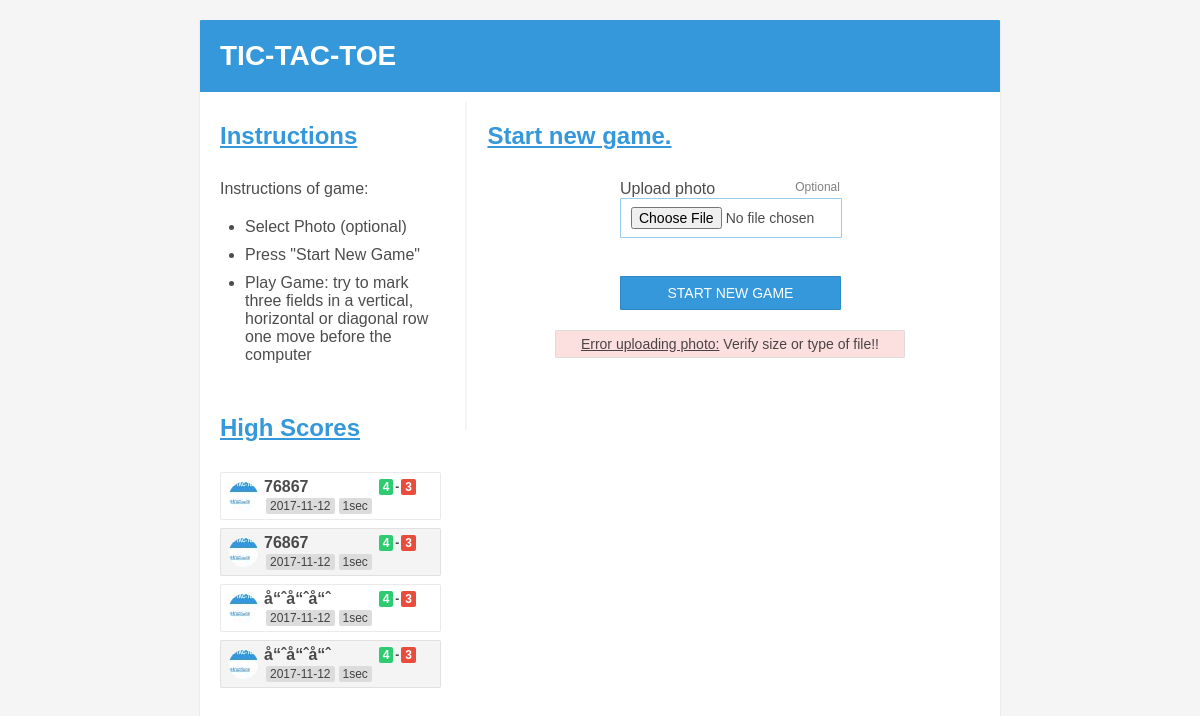
The page / on the database its author committed.
### tables this page shows
CREATE TABLE `user` (
  `id` int(36) NOT NULL,
  `name` varchar(255) NOT NULL COMMENT '用户名字（用户赢了或者输了之后输入）',
  `peoplestep` int(36) NOT NULL COMMENT '人走的步数',
  `computerstep` int(36) NOT NULL COMMENT '电脑走的步数',
  `headerimg` varchar(256) NOT NULL COMMENT '头像地址',
  `time` varchar(255) NOT NULL COMMENT '时间',
  `date` date NOT NULL COMMENT '当前日期',
  `status` int(11) NOT NULL COMMENT '1代表人赢了游戏，2代表电脑赢了游戏'
);

### sort.php (the view, shortened to what this page needs)
<?php
require_once 'config.php';
$mysqli =new mysqli($host,$user,$pwd,$db);
$sql="select * from user";
$res =$mysqli->query($sql);
$index =0;
while ($row=$res->fetch_array()){
    $index++;
    echo '<article class="score">'.
        '<h4 class="pos" style="background-image: url('.$row[4].')">'.$index.'</h4><h4 class="name-high">'.$row[1].' <span class="moves"><span>'.$row[2].'</span>-<span>'.$row[3].'</span></span></h4>'.
        '<p><span class="date-high">'.$row[6].'</span><span class="time-high">'.$row[5].'</span></p>'.
        '</article>';
}
?>

### index.php (shortened to what this page needs)
<!DOCTYPE html>
<html lang="en">
<head>
	<link rel="stylesheet" href="assets/css/style.css">
</head>
<body>
<section class="container-game">
	<article class="title-row">
		<h1>TIC-TAC-TOE</h1>
	</article>
	<article class="row initial-page">
		<article class="col">
			<article class="subtitle-row">
				<h2>Instructions</h2>
			</article>
			<article class="container-row">
				Instructions of game:
				<ul>
					<li>Select Photo (optional)</li>
					<li>Press "Start New Game"</li>
					<li>Play Game: try to mark three fields in a vertical, horizontal or diagonal row one move before the computer</li>
				</ul>
			</article>
			<article class="subtitle-row">
				<h2>High Scores</h2>
			</article>
			<article class="container-row high scroll">
				<article class="scroll-view">
			     <?php include "sort.php"; ?>
				</article>
		</article>
		</article>
		<article class="col border-line col-game-spacing">
            <article class="subtitle-row">
                <h2><?php if(isset($_COOKIE["headerimg"])) { ?>Playing game...<?php }else{ ?>Start new game.<?php } ?></h2>
            </article>
            <?php if(isset($_COOKIE["headerimg"])) { ?>
            <article class="container-row relative-pos-game">
                <article class="game">
                    <?php include 'game.php'?>
                </article>
            </article>
            <article class="container-row center form" id="confirmnames" style="display: none">
                <article class="form-win">
                    <form action="gameOperate.php" method="post" onsubmit="gameOperate.checkForm()">
                        <label for="nickname">Enter your Nickname </label>
                        <input id="nickname" type="text" name="name" placeholder="Nickname">
                        <input id="peoplestep" type="hidden" name="peoplestep" />
                        <input id="computerstep" type="hidden" name="computerstep" />
                        <input id="time" type="hidden" name="time" />
                        <input id="actionid" type="hidden" name="act" value="saveresult" />
                        <input type="submit" name="" id="" class="" value="Submit">
                    </form>
                    <article class="alert-spacing-error">
                        <article class="alert" id="nicknameerrorTips" style="display: none;"><span class="underline">Message:</span> Enter your nickname !!</article>
                    </article>
                </article>
                <br>
            </article>
            <div class="button-start">
                <a href="gameOperate.php?act=startnewgame"><button>START NEW GAME</button></a>
            </div>
            <?php }else{ ?>
			<article class="container-row form">
				<form  class="form-content" method="post" action="upload.php" enctype="multipart/form-data">
					<label for="photo">Upload photo <span class="optional right"> Optional </span></label>
					<input id="photo" type="file" name="photo"><br>
					<input type="submit" name="" id="" value="START NEW GAME">
				</form>
				<article class="alert-spacing-error">
					<article class="alert"><span class="underline">Error uploading photo:</span> Verify size or type of file!!</article>
				</article>
			</article>
            <?php } ?>
		</article>
</section>
</body>
</html>

### assets/css/style.css (style rules this page uses)
* { border: 0px; margin: 0px; padding: 0px; }
body { font-family: arial; background: rgba(245, 245, 245, 1); }
.container-game { width: 800px; height: 750px; margin: 20px auto; background: rgba(255, 255, 255, 1); box-shadow: 0px 1px 1px rgba(10, 10, 10, .4); border-radius: 1px; overflow: hidden; }
.title-row { background: rgba(52, 152, 219,1.0); color: rgba(255, 255, 255, 1); padding: 20px; }
.subtitle-row { color: rgba(52, 152, 219,1.0); padding: 20px 20px 10px; position: relative; }
.subtitle-row h2 { text-decoration: underline; }
.container-row { color: rgba(0, 0, 0,.7); padding: 0px 20px; }
h1 { font-size: 28px; }
h2 { padding-bottom: 20px; }
.row .col { display: inline-block; vertical-align: top; height: 328px; position: relative; }
form label, form input { display: block; }
form input, button { border: 1px solid rgba(52, 152, 219,.5); font-size: 14px; padding: 8px 10px; margin-bottom: 20px; max-width: 200px; width: 200px; border-radius: 1px; }
form input[type="submit"], button { border: 1px solid rgba(0, 0, 0,.1); background: rgba(52, 152, 219,1); color: rgba(255, 255, 255,1); cursor: pointer; max-width: 221px; width: 221px; }
.col-game-spacing { min-width: 525px; max-width: 525px; }
.form { position: relative; width: 350px; margin: 0 auto; }
.form-content { margin: 0 auto; width: 220px; }
.optional { color: rgba(0, 0, 0,.5); font-size: 12px; }
.right { float: right; }
.initial-page { padding: 10px 0px; }
.initial-page .col { width: 261px; }
.border-line { border-left: 2px solid rgba(150, 150, 150,.1); }
ul { padding: 20px 0px 20px 25px; }
.scroll-view { overflow: scroll; height: 250px; }
ul li { margin-bottom: 10px; }
.score { border: 1px solid rgba(150, 150, 150,.2); margin-bottom: 8px; padding: 5px 8px; border-radius: 2px; position: relative; }
.score:nth-child(2n+2) { background: rgba(150, 150, 150,.1); }
.score .moves { float: right; }
.score span { border-radius: 2px; display: inline-block; padding: 1px 4px; margin: 0px 2px; }
.score .moves span { color: #fff; background: rgba(46, 204, 113,1.0); }
.score .moves span+span { color: #fff; background: rgba(231, 76, 60,1.0); }
.score .time-high, .score .date-high { background: rgba(220, 220, 220,1.0); }
.score h4 { display: inline-block; }
.score h4.name-high, .score p { position: relative; left: 35px; width: 160px; }
.score h4.pos { font-weight: normal; background: rgba(32, 140, 224, 1); color: #fff; border-radius: 50%; width: 25px; height: 13px; position: absolute; padding: 8px 2px; text-align: center; font-size: 12px; top: 50%; margin-top: -14px; }
.underline { text-decoration: underline; }
.high span { font-size: 12px; }
.alert-spacing-error { height: 30px; margin: 0 auto; }
.alert-spacing-error .alert { font-size: 14px; }
.alert { border-radius: 1px; border: 1px solid rgba(220, 220, 220, 1); padding: 5px 5px; text-align: center; }
.alert-spacing-error .alert { background: rgba(240, 100, 100, .2); }

### rows shown on the page
user: headerimg (picture), name "76867", peoplestep "4", computerstep "3", date "2017-11-12", time "1sec"
user: headerimg (picture), name "76867", peoplestep "4", computerstep "3", date "2017-11-12", time "1sec"
user: headerimg (picture), name "å“ˆå“ˆå“ˆ", peoplestep "4", computerstep "3", date "2017-11-12", time "1sec"
user: headerimg (picture), name "å“ˆå“ˆå“ˆ", peoplestep "4", computerstep "3", date "2017-11-12", time "1sec"
